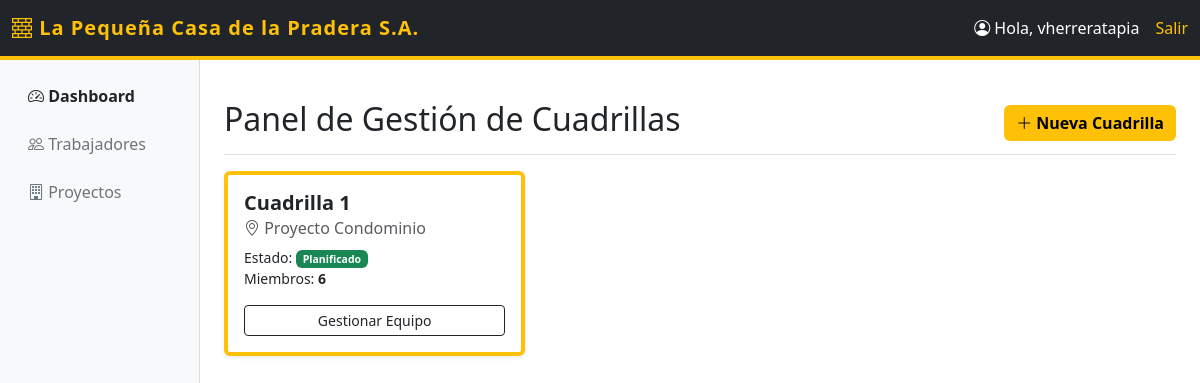
The app's page /cuadrillas/dashboard/ (signed in) with its own data.
### cuadrillas/models.py (models this page shows, shortened)
class Cuadrilla(models.Model):
    nombre = models.CharField(max_length=100)
    proyecto = models.ForeignKey(Proyecto, on_delete=models.CASCADE, related_name='cuadrillas')
    miembros = models.ManyToManyField(Trabajador, through='MiembroCuadrilla')

class Proyecto(models.Model):
    ESTADOS = [
        ('PLANIFICADO', 'Planificado'),
        ('EN_CURSO', 'En Curso'),
        ('FINALIZADO', 'Finalizado'),
    ]
    nombre = models.CharField(max_length=100)
    estado = models.CharField(max_length=20, choices=ESTADOS, default='PLANIFICADO')
    fecha_inicio = models.DateField()
    fecha_termino = models.DateField(null=True, blank=True)
    jefe_proyecto = models.ForeignKey(User, on_delete=models.SET_NULL, null=True, related_name='proyectos_a_cargo')

### cuadrillas/views.py (the view)
# urls.py: path('dashboard/', views.dashboard, name='dashboard'),
@login_required
def dashboard(request):
    usuario = request.user
    if usuario.is_superuser:
        cuadrillas = Cuadrilla.objects.all()
        proyectos = Proyecto.objects.all()
    else:
        proyectos = Proyecto.objects.filter(jefe_proyecto=usuario)
        cuadrillas = Cuadrilla.objects.filter(proyecto__in=proyectos)
    es_jefe = usuario.is_superuser or (hasattr(usuario, 'perfil') and usuario.perfil.rol_sistema == 'JEFE')
    return render(request, 'cuadrillas/dashboard.html', {
        'cuadrillas': cuadrillas,
        'proyectos': proyectos,
        'es_jefe': es_jefe,
    })

### cuadrillas/templates/cuadrillas/dashboard.html (shortened to what this page needs)
{% extends 'cuadrillas/base.html' %}
{% block content %}
<div class="d-flex justify-content-between flex-wrap flex-md-nowrap align-items-center pt-3 pb-2 mb-3 border-bottom">
    <h1 class="h2">Panel de Gestión de Cuadrillas</h1>
    <div class="btn-toolbar mb-2 mb-md-0">
        {% if es_jefe %}
            <button type="button" class="btn btn-construct" data-bs-toggle="modal" data-bs-target="#crearCuadrillaModal">
                <i class="bi bi-plus-lg"></i> Nueva Cuadrilla
            </button>
        {% endif %}
    </div>
</div>
<div class="row">
    {% for c in cuadrillas %}
    <div class="col-md-4 mb-4">
        <div class="card shadow-sm h-100 border-start border-warning border-4">
            <div class="card-body">
                <h5 class="card-title fw-bold">{{ c.nombre }}</h5>
                <h6 class="card-subtitle mb-2 text-muted"><i class="bi bi-geo-alt"></i> {{ c.proyecto.nombre }}</h6>
                <p class="card-text small">
                    Estado: <span class="badge bg-success">{{ c.proyecto.get_estado_display }}</span><br>
                    Miembros: <strong>{{ c.miembros.count }}</strong>
                </p>
                <a href="{% url 'detalle_cuadrilla' c.id %}" class="btn btn-outline-dark btn-sm w-100">Gestionar Equipo</a>
            </div>
        </div>
    </div>
    {% empty %}
    <div class="alert alert-info">No hay cuadrillas activas. Crear una nueva</div>
    {% endfor %}
</div>
{% endblock %}

### cuadrillas/templates/cuadrillas/base.html (shortened to what this page needs)
<!DOCTYPE html>
<html lang="es">
<head>
    <link href="https://cdn.jsdelivr.net/npm/bootstrap@5.3.0/dist/css/bootstrap.min.css" rel="stylesheet">
    <link rel="stylesheet" href="https://cdn.jsdelivr.net/npm/bootstrap-icons@1.11.0/font/bootstrap-icons.css">
</head>
<body>
    <nav class="navbar navbar-expand-lg navbar-dark navbar-custom">
        <div class="container-fluid">
            <a class="navbar-brand brand-text" href="{% url 'dashboard' %}">
                <i class="bi bi-bricks"></i> La Pequeña Casa de la Pradera S.A.
            </a>
            <div class="d-flex text-white">
                <span class="me-3"><i class="bi bi-person-circle"></i> Hola, {{ user.username }}</span>
                <a href="{% url 'logout' %}" class="text-warning text-decoration-none">Salir</a>
            </div>
        </div>
    </nav>
    <div class="container-fluid">
        <div class="row">
            <nav class="col-md-2 d-none d-md-block bg-sidebar pt-3">
                <ul class="nav flex-column">
                    <li class="nav-item mb-2">
                        <a class="nav-link active text-dark fw-bold" href="{% url 'dashboard' %}">
                            <i class="bi bi-speedometer2"></i> Dashboard
                        </a>
                    </li>
                    <li class="nav-item mb-2">
                        <a class="nav-link text-secondary" href="#">
                            <i class="bi bi-people"></i> Trabajadores
                        </a>
                    </li>
                    <li class="nav-item mb-2">
                        <a class="nav-link text-secondary" href="#">
                            <i class="bi bi-building"></i> Proyectos
                        </a>
                    </li>
                </ul>
            </nav>
            <main class="col-md-10 ms-sm-auto col-lg-10 px-md-4 pt-4">
                {% block content %}
                {% endblock %}
            </main>
        </div>
    </div>
</body>
</html>

### cuadrillas/templates/cuadrillas/base.html (style rules this page uses)
.navbar-custom { background-color: #212529; border-bottom: 4px solid #ffc107; }
.brand-text { color: #ffc107; font-weight: bold; letter-spacing: 1px; }
.btn-construct { background-color: #ffc107; color: #000; font-weight: bold; border: none; }
.bg-sidebar { background-color: #f8f9fa; min-height: 100vh; border-right: 1px solid #ddd; }

### records on screen
Cuadrilla: nombre "Cuadrilla 1", proyecto.nombre "Proyecto Condominio", proyecto.estado "Planificado", miembros.count "6"

### other values on screen
{{ user.username }} "vherreratapia"
